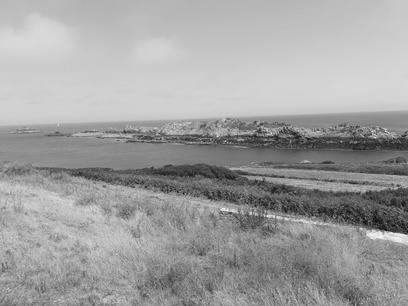
%> input picture cancale1.pgm, 408 x 306 px
$ octave TP_mosaique.m   (GNU Octave 9; MATLAB toolbox functions it lacks are replaced by stand-ins)
%> lines starting %> are read from the running program, lines starting %| are printed output that depends on the picture
### harris.m
function [XY,R]=harris(Im,TailleFenetre,NbPoints,k)
%[XY,Res]=harris(Im,TailleFenetre,NbPoints,k);
%
% Im -> image
% TailleFenetre -> taille (impaire) de la fenetre du voisinage
%                  valeurs conseillees : entre 9 et 25
% NbPoints -> nombre de points desires
% k -> poids utilise dans le calcul de la reponse R, k dans [0.04,0.06]
% XY -> Matrice de taille NbPointsx2 contenant
%         respectivement les abscisses et les ordonnees des points
%         d'interets extraits
%      ATTENTION : La fonction de Harris ne doit pas retourner des points sur les bords
% R -> Image des reponses par le detecteur de Harris

%%%%%%%%%%%%%%%%%%%%%%%%%%%%%%%%%%%%%%%%%%%%%%%%%%%%%%%%%%%%%%%%%%%%%%%%%%%%%%%%%%%%%%%%%%%%%%%%
% Nota bene : les coordonnees utilisees sont x=j (numero de colonne) et y=i (numero de ligne). %
%%%%%%%%%%%%%%%%%%%%%%%%%%%%%%%%%%%%%%%%%%%%%%%%%%%%%%%%%%%%%%%%%%%%%%%%%%%%%%%%%%%%%%%%%%%%%%%%

% Verification et correction eventuelle des parametres donnes
if nargin < 4, k=0.05;      end
if nargin < 3, NbPoints=50;      end
if nargin < 2, TailleFenetre=9;  end

% (1.1) Calcul des dérivées images suivant les lignes et les colonnes
%       en utilisant la fonction gradient
Im = double(Im);
%%% A COMPLETER %%%
[Ii,Ij] = gradient(Im);

% (1.2) Calcul du filtre de lissage gaussien
% Calcul de sigma en fonction de la taille de la fenetre
sig = (TailleFenetre - 1)/4;
% Utilisation de fspecial pour Calcul du filtre de lissage gaussien
%%% A COMPLETER %%%
L = fspecial("gaussian", TailleFenetre, sig);

% (1.3) Calcul de la reponse R
% Calcul des elements A, B et C puis calcul de la reponse suivant l'equation (1)
% Utiliser conv2 avec l'option 'same' pour appliquer le filtre de lissage L
%%% A COMPLETER %%%

A = conv2(Ii.^2,L,'same');
B = conv2(Ij.^2,L,'same');
C = conv2(Ii.*Ij,L,'same');
%%% M = [A C; C B];
det = A.*B - C.^2;
trace = A + B;
R = det - k*(trace).^2;

% (2.1) Suppression des non-maxima locaux suivant l'equation (2)
% ATTENTION : il faut gérer le cas particulier des bords
% 1) Il est impossible de calculer le maximum local car une partie du voisinage n'existe pas
% 2) Il faut leur attribuer la valeur minimale afin qu'il ne soit pas selectionne par la suite
%%% A COMPLETER %%%
n2 = floor(TailleFenetre/2);
[l,c] = size(Im);
Res = zeros(l,c);

for i=(n2+1):(l-n2)
  for j=(n2+1):(c-n2)
      Rmax = max(R(i-n2:i+n2, j-n2:j+n2),[],'all');
      if R(i,j)==Rmax
          Res(i,j)=R(i,j);
      end
  end
end

% (2.2) Selection des NbPoints en fonction de "NbPoints" reponses les plus fortes
% Tri des reponses : utiliser sort en LINEARISANT Res au préalable
%%% A COMPLETER %%%
[~,is] = sort(reshape(Res,[],1) ,'descend');

% Selection des indices de NbPoints de plus fortes reponses
%%% A COMPLETER %%%
is = is(1:NbPoints);

% Calcul des indices dans l'image
% Utiliser ind2sub, attention a l'ordre pour recuperer les coordonnees
%%% A COMPLETER %%%
[Y,X]= ind2sub( size(Res) , is);

%%% A COMPLETER %%%
XY = [X,Y];

end

### voisinage.m
%%%%%%%%%%%%%%%%%%%%%%%%%%%%%%%%%%%%%%%%%%%%%%%%%%%%%%%%%%%%%%%%%%%%%%%%%%%%
% fonction renvoyant les niveaux de gris du voisinage de chaque point en ligne

function voisins = voisinage(I,xyPt,TailleFenetre)
% ENTREES
% I    : l'image
% xyPt : les coordonnees des points dont nous cherchons le voisinage.
%        ATTENTION : on fait l'hypothese qu'il n'y a aucun point sur les bords
% TailleFenetre    : La taille de la fenêtre de correlation correspond
%                    a TailleFenetre x TailleFenetre
% SORTIE
% voisins : une matrice contenant pour chaque ligne (= chaque point),
%           le voisinage du point associe
% Nombre de points pour lesquels leur voisinage est cherche
npt = size(xyPt,1);

% Initialisation
voisins = zeros(npt,TailleFenetre*TailleFenetre);

% Calcul de la demi-fenetre de correlation
k = floor(TailleFenetre/2);

%%%%%%%%%%%%%%%%%
% A COMPLETER %
%%%%%%%%%%%%%%%%%
for point = 1:npt
    x = xyPt(point,2);
    y = xyPt(point,1);
    fenetre_I = I(x-k:x+k, y-k:y+k);
    voisins(point,:) = reshape(fenetre_I,[],1);
end

### TP_mosaique.m
clear all;
close all;

% Lecture des images
Im1 = imread('cancale1.pgm');
%> Im1 is the input picture: size 306x408 uint8; min 10, max 247, mean 160.1
Im2 = imread('cancale2.pgm');
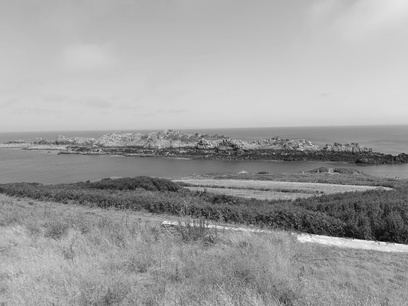
%> input picture cancale2.pgm, 408 x 306 px
%> Im2 is the input picture: size 306x408 uint8; min 3, max 251, mean 159
Im3 = imread('cancale3.pgm');
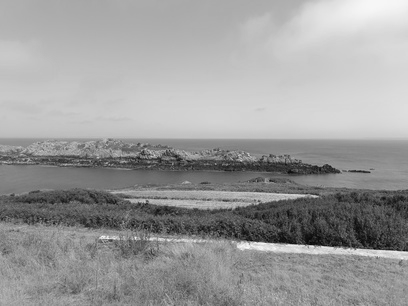
%> input picture cancale3.pgm, 408 x 306 px
%> Im3 is the input picture: size 306x408 uint8; min 4, max 252, mean 155.1
Im1_coul = imread('cancale1.jpg');
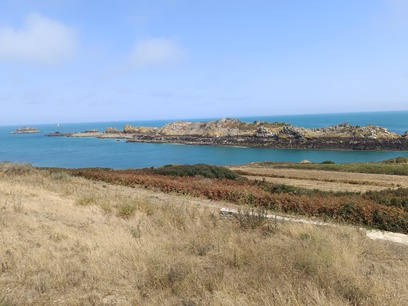
%> input picture cancale1.jpg, 408 x 306 px
%> Im1_coul is the input picture: size 306x408x3 uint8; mean R, G, B 153.6, 161.2, 167.6
Im2_coul = imread('cancale2.jpg');
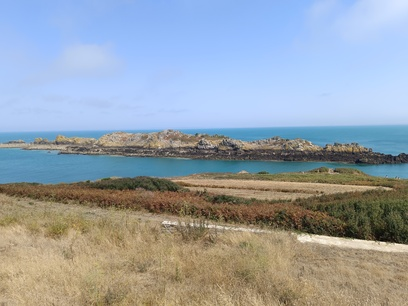
%> input picture cancale2.jpg, 408 x 306 px
%> Im2_coul is the input picture: size 306x408x3 uint8; mean R, G, B 150.7, 160.4, 169.3
Im3_coul = imread('cancale3.jpg');
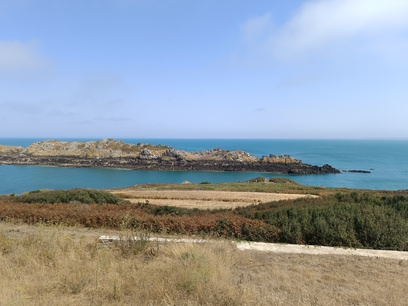
%> input picture cancale3.jpg, 408 x 306 px
%> Im3_coul is the input picture: size 306x408x3 uint8; mean R, G, B 145.7, 156.6, 166.6

% Affichage des deux premières images en niveaux de gris
figure;
affichage_image(Im1,'Image 1',1,2,1);
%> (this line was passed over: affichage_image is not available in this run)
affichage_image(Im2,'Image 2',1,2,2);
%> (this line was passed over: affichage_image is not available in this run)

% Choix des parametres
TailleFenetre = 15;
NbPoints = 100;
k = 0.05;
seuil = 0.9;


%%%%%%%%%%%%%%%%%%%%%%%%%%%%%%%%%%%%%%%%%%%%%%
% Detection des points d'interet avec Harris %
%%%%%%%%%%%%%%%%%%%%%%%%%%%%%%%%%%%%%%%%%%%%%%
% A DECOMMENTER POUR OBSERVER LA DETECTION DE HARRIS
[XY_1,Res_1] = harris(Im1,TailleFenetre,NbPoints,k);
%> after the loop in harris, `for i=(n2+1):(l-n2)`:
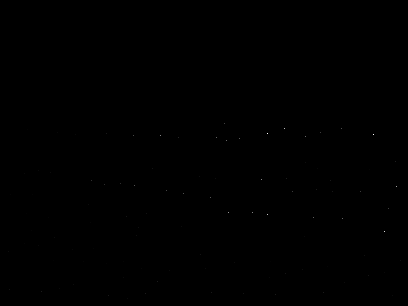
%> Res: size 306x408 double; min 0, max 195521, mean 26.5; drawn with min black and max white
%> in harris, `is = is(1:NbPoints);`: is = 100 values, max 122661 at index 56, min 2700 at index 61, mean 60971.6
%> in harris, `[Y,X]= ind2sub( size(Res) , is);`: Y = 100 values, max 299 at index 71, min 124 at index 23, mean 215.3; X = 100 values, max 401 at index 56, min 9 at index 61, mean 199.6
%> in harris, `XY = [X,Y];`: XY = 100 rows, first 12: [374 135; 268 134; 385 232; 268 215; 285 129; 397 187; 229 213; 161 136; 262 180; 253 213; 227 141; 306 137]
%> XY_1 has the same summary as XY in harris
[XY_2,Res_2] = harris(Im2,TailleFenetre,NbPoints,k);
%> call 2 of harris, with TailleFenetre = 15, NbPoints = 100, k = 0.05
%> in harris (call 2), `R = det - k*(trace).^2;`:
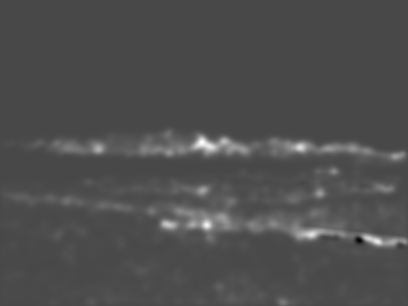
%> R: size 306x408 double; min -68683.6, max 172819.5, mean 6102.8; drawn with min black and max white
%> in harris (call 2), `is = is(1:NbPoints);`: is = 100 values, max 121027 at index 12, min 2898 at index 77, mean 62986.9
%> in harris (call 2), `[Y,X]= ind2sub( size(Res) , is);`: Y = 100 values, max 299 at index 46, min 46 at index 97, mean 211; X = 100 values, max 396 at index 12, min 10 at index 77, mean 206.2
%> in harris (call 2), `XY = [X,Y];`: XY = 100 rows, first 12: [202 143; 207 226; 378 242; 312 235; 301 148; 168 225; 225 142; 99 150; 193 225; 393 243; 203 191; 396 157]
%> XY_2 has the same summary as XY in harris
figure;
affichage_POI(Im1,XY_1,'POI Image 1',1,2,1);
%> (this line was passed over: affichage_POI is not available in this run)
affichage_POI(Im2,XY_2,'POI Image 2',1,2,2);
%> (this line was passed over: affichage_POI is not available in this run)

voisinage(Im1, [5 5; 10 10], 3)
%> the loop in voisinage, `for point = 1:npt` made 2 passes
%> fenetre_I on passes 1 to 2: [185 185 186; 186 186 186; 186 186 187], [188 188 188; 188 188 188; 189 189 189]
%> after the loop in voisinage, `for point = 1:npt`: voisins = [185 186 186 185 186 186 186 186 187; 188 188 189 188 188 189 188 188 189]
%> ans has the same summary as voisins in voisinage
%%%%%%%%%%%%%%%%%%%%%%%%%%%%%%%%%%%%
% Appariement des points d'interet %
%%%%%%%%%%%%%%%%%%%%%%%%%%%%%%%%%%%%
% A DECOMMENTER POUR OBSERVER LA MISE EN CORRESPONDANCE
% avec/sans verification des contraintes
%> (the run ends here)
